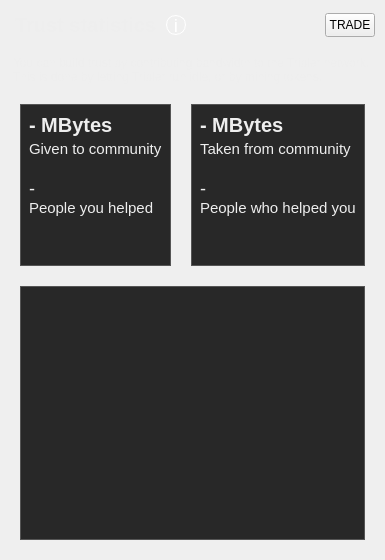
        <widget class="TrustPage" name="trust_page">
         <property name="styleSheet">
          <string notr="true">QLabel { color: #eee; }</string>
         </property>
         <layout class="QVBoxLayout" name="verticalLayout">
          <property name="spacing">
           <number>0</number>
          </property>
          <property name="leftMargin">
           <number>0</number>
          </property>
          <property name="topMargin">
           <number>0</number>
          </property>
          <property name="rightMargin">
           <number>0</number>
          </property>
          <property name="bottomMargin">
           <number>0</number>
          </property>
          <item>
           <widget class="QWidget" name="trust_statistics_header" native="true">
            <layout class="QHBoxLayout" name="horizontalLayout_13">
             <property name="spacing">
              <number>0</number>
             </property>
             <property name="leftMargin">
              <number>0</number>
             </property>
             <property name="topMargin">
              <number>0</number>
             </property>
             <property name="rightMargin">
              <number>0</number>
             </property>
             <property name="bottomMargin">
              <number>0</number>
             </property>
             <item>
              <widget class="QLabel" name="subscribed_channels_header_label">
               <property name="sizePolicy">
                <sizepolicy hsizetype="Preferred" vsizetype="Fixed">
                 <horstretch>0</horstretch>
                 <verstretch>0</verstretch>
                </sizepolicy>
               </property>
               <property name="minimumSize">
                <size>
                 <width>0</width>
                 <height>50</height>
                </size>
               </property>
               <property name="maximumSize">
                <size>
                 <width>16777215</width>
                 <height>50</height>
                </size>
               </property>
               <property name="styleSheet">
                <string notr="true">color: #eee;
                                            background-color: transparent;
                                            font-size: 20px;
                                            font-weight: bold;
                                            margin: 10px;
margin-right: 4px;
margin-top: 9px;</string>
               </property>
               <property name="text">
                <string>Trust statistics</string>
               </property>
              </widget>
             </item>
             <item>
              <widget class="QToolButton" name="trust_explain_button">
               <property name="minimumSize">
                <size>
                 <width>20</width>
                 <height>20</height>
                </size>
               </property>
               <property name="maximumSize">
                <size>
                 <width>20</width>
                 <height>20</height>
                </size>
               </property>
               <property name="font">
                <font>
                 <pointsize>14</pointsize>
                </font>
               </property>
               <property name="cursor">
                <cursorShape>PointingHandCursor</cursorShape>
               </property>
               <property name="styleSheet">
                <string notr="true">border: 1px solid white;
color: white;
border-radius: 10px;
</string>
               </property>
               <property name="text">
                <string>i</string>
               </property>
              </widget>
             </item>
             <item>
              <spacer name="horizontalSpacer_69">
               <property name="orientation">
                <enum>Qt::Horizontal</enum>
               </property>
               <property name="sizeType">
                <enum>QSizePolicy::Expanding</enum>
               </property>
               <property name="sizeHint" stdset="0">
                <size>
                 <width>10</width>
                 <height>20</height>
                </size>
               </property>
              </spacer>
             </item>
             <item>
              <widget class="EllipseButton" name="trade_button">
               <property name="minimumSize">
                <size>
                 <width>50</width>
                 <height>24</height>
                </size>
               </property>
               <property name="maximumSize">
                <size>
                 <width>50</width>
                 <height>24</height>
                </size>
               </property>
               <property name="cursor">
                <cursorShape>PointingHandCursor</cursorShape>
               </property>
               <property name="text">
                <string>TRADE</string>
               </property>
              </widget>
             </item>
             <item>
              <spacer name="horizontalSpacer_20">
               <property name="orientation">
                <enum>Qt::Horizontal</enum>
               </property>
               <property name="sizeType">
                <enum>QSizePolicy::Fixed</enum>
               </property>
               <property name="sizeHint" stdset="0">
                <size>
                 <width>10</width>
                 <height>20</height>
                </size>
               </property>
              </spacer>
             </item>
            </layout>
           </widget>
          </item>
          <item>
           <spacer name="verticalSpacer_16">
            <property name="orientation">
             <enum>Qt::Vertical</enum>
            </property>
            <property name="sizeType">
             <enum>QSizePolicy::Fixed</enum>
            </property>
            <property name="sizeHint" stdset="0">
             <size>
              <width>20</width>
              <height>6</height>
             </size>
            </property>
           </spacer>
          </item>
          <item>
           <widget class="QLabel" name="trust_explanation_label">
            <property name="styleSheet">
             <string notr="true">padding-left: 10px; padding-right: 10px;</string>
            </property>
            <property name="text">
             <string>You can build trust by contributing bandwidth to the Tribler network. This is done by letting Tribler run idle, or by mining tokens.</string>
            </property>
            <property name="wordWrap">
             <bool>true</bool>
            </property>
           </widget>
          </item>
          <item>
           <widget class="QWidget" name="trust_top_container" native="true">
            <property name="sizePolicy">
             <sizepolicy hsizetype="Preferred" vsizetype="Expanding">
              <horstretch>0</horstretch>
              <verstretch>0</verstretch>
             </sizepolicy>
            </property>
            <property name="styleSheet">
             <string notr="true"/>
            </property>
            <layout class="QHBoxLayout" name="horizontalLayout_39">
             <property name="spacing">
              <number>20</number>
             </property>
             <property name="leftMargin">
              <number>20</number>
             </property>
             <property name="topMargin">
              <number>20</number>
             </property>
             <property name="rightMargin">
              <number>20</number>
             </property>
             <property name="bottomMargin">
              <number>20</number>
             </property>
             <item>
              <widget class="QWidget" name="trust_general_stats_box" native="true">
               <property name="styleSheet">
                <string notr="true">QWidget { 
background-color: #282828; border: 1px solid #555;
}
QLabel {
border: none;
}</string>
               </property>
               <layout class="QVBoxLayout" name="verticalLayout_10">
                <property name="spacing">
                 <number>0</number>
                </property>
                <item>
                 <widget class="QLabel" name="trust_contribution_amount_label">
                  <property name="styleSheet">
                   <string notr="true">font-size: 20px; font-weight: bold;</string>
                  </property>
                  <property name="text">
                   <string>- MBytes</string>
                  </property>
                 </widget>
                </item>
                <item>
                 <spacer name="verticalSpacer_19">
                  <property name="orientation">
                   <enum>Qt::Vertical</enum>
                  </property>
                  <property name="sizeType">
                   <enum>QSizePolicy::Minimum</enum>
                  </property>
                  <property name="sizeHint" stdset="0">
                   <size>
                    <width>20</width>
                    <height>3</height>
                   </size>
                  </property>
                 </spacer>
                </item>
                <item>
                 <widget class="QLabel" name="label_48">
                  <property name="styleSheet">
                   <string notr="true">font-size: 15px;</string>
                  </property>
                  <property name="text">
                   <string>Given to community</string>
                  </property>
                 </widget>
                </item>
                <item>
                 <spacer name="verticalSpacer_18">
                  <property name="orientation">
                   <enum>Qt::Vertical</enum>
                  </property>
                  <property name="sizeType">
                   <enum>QSizePolicy::Minimum</enum>
                  </property>
                  <property name="sizeHint" stdset="0">
                   <size>
                    <width>20</width>
                    <height>20</height>
                   </size>
                  </property>
                 </spacer>
                </item>
                <item>
                 <widget class="QLabel" name="trust_people_helped_label">
                  <property name="styleSheet">
                   <string notr="true">font-size: 18px;</string>
                  </property>
                  <property name="text">
                   <string>-</string>
                  </property>
                 </widget>
                </item>
                <item>
                 <widget class="QLabel" name="label_49">
                  <property name="styleSheet">
                   <string notr="true">font-size: 15px;</string>
                  </property>
                  <property name="text">
                   <string>People you helped</string>
                  </property>
                 </widget>
                </item>
                <item>
                 <spacer name="verticalSpacer_15">
                  <property name="orientation">
                   <enum>Qt::Vertical</enum>
                  </property>
                  <property name="sizeHint" stdset="0">
                   <size>
                    <width>20</width>
                    <height>40</height>
                   </size>
                  </property>
                 </spacer>
                </item>
               </layout>
              </widget>
             </item>
             <item>
              <widget class="QWidget" name="trust_interactions_stats_box" native="true">
               <property name="styleSheet">
                <string notr="true">QWidget { 
background-color: #282828; border: 1px solid #555;
}
QLabel {
border: none;
}</string>
               </property>
               <layout class="QVBoxLayout" name="verticalLayout_12">
                <property name="spacing">
                 <number>0</number>
                </property>
                <item>
                 <widget class="QLabel" name="trust_consumption_amount_label">
                  <property name="styleSheet">
                   <string notr="true">font-size: 20px; font-weight: bold;</string>
                  </property>
                  <property name="text">
                   <string>- MBytes</string>
                  </property>
                 </widget>
                </item>
                <item>
                 <spacer name="verticalSpacer_21">
                  <property name="orientation">
                   <enum>Qt::Vertical</enum>
                  </property>
                  <property name="sizeType">
                   <enum>QSizePolicy::Fixed</enum>
                  </property>
                  <property name="sizeHint" stdset="0">
                   <size>
                    <width>20</width>
                    <height>3</height>
                   </size>
                  </property>
                 </spacer>
                </item>
                <item>
                 <widget class="QLabel" name="label_50">
                  <property name="styleSheet">
                   <string notr="true">font-size: 15px;</string>
                  </property>
                  <property name="text">
                   <string>Taken from community</string>
                  </property>
                 </widget>
                </item>
                <item>
                 <spacer name="verticalSpacer_20">
                  <property name="orientation">
                   <enum>Qt::Vertical</enum>
                  </property>
                  <property name="sizeType">
                   <enum>QSizePolicy::Fixed</enum>
                  </property>
                  <property name="sizeHint" stdset="0">
                   <size>
                    <width>20</width>
                    <height>20</height>
                   </size>
                  </property>
                 </spacer>
                </item>
                <item>
                 <widget class="QLabel" name="trust_people_helped_you_label">
                  <property name="styleSheet">
                   <string notr="true">font-size: 18px;</string>
                  </property>
                  <property name="text">
                   <string>-</string>
                  </property>
                 </widget>
                </item>
                <item>
                 <widget class="QLabel" name="label_52">
                  <property name="styleSheet">
                   <string notr="true">font-size: 15px;</string>
                  </property>
                  <property name="text">
                   <string>People who helped you</string>
                  </property>
                 </widget>
                </item>
                <item>
                 <spacer name="verticalSpacer_17">
                  <property name="orientation">
                   <enum>Qt::Vertical</enum>
                  </property>
                  <property name="sizeHint" stdset="0">
                   <size>
                    <width>20</width>
                    <height>40</height>
                   </size>
                  </property>
                 </spacer>
                </item>
               </layout>
              </widget>
             </item>
            </layout>
           </widget>
          </item>
          <item>
           <widget class="QWidget" name="widget_24" native="true">
            <property name="sizePolicy">
             <sizepolicy hsizetype="Preferred" vsizetype="Expanding">
              <horstretch>0</horstretch>
              <verstretch>0</verstretch>
             </sizepolicy>
            </property>
            <property name="styleSheet">
             <string notr="true"/>
            </property>
            <layout class="QHBoxLayout" name="horizontalLayout_37">
             <property name="spacing">
              <number>20</number>
             </property>
             <property name="leftMargin">
              <number>20</number>
             </property>
             <property name="topMargin">
              <number>0</number>
             </property>
             <property name="rightMargin">
              <number>20</number>
             </property>
             <property name="bottomMargin">
              <number>20</number>
             </property>
             <item>
              <widget class="QWidget" name="widget_10" native="true">
               <property name="styleSheet">
                <string notr="true">background-color: #282828; border: 1px solid #555;</string>
               </property>
               <layout class="QVBoxLayout" name="verticalLayout_13">
                <property name="spacing">
                 <number>0</number>
                </property>
                <property name="leftMargin">
                 <number>2</number>
                </property>
                <property name="topMargin">
                 <number>2</number>
                </property>
                <property name="rightMargin">
                 <number>2</number>
                </property>
                <property name="bottomMargin">
                 <number>2</number>
                </property>
                <item>
                 <widget class="QWidget" name="plot_widget" native="true">
                  <property name="minimumSize">
                   <size>
                    <width>0</width>
                    <height>250</height>
                   </size>
                  </property>
                  <property name="baseSize">
                   <size>
                    <width>0</width>
                    <height>250</height>
                   </size>
                  </property>
                  <property name="styleSheet">
                   <string notr="true">border: none;</string>
                  </property>
                  <layout class="QVBoxLayout" name="verticalLayout_14">
                   <property name="leftMargin">
                    <number>0</number>
                   </property>
                   <property name="topMargin">
                    <number>0</number>
                   </property>
                   <property name="rightMargin">
                    <number>0</number>
                   </property>
                   <property name="bottomMargin">
                    <number>0</number>
                   </property>
                  </layout>
                 </widget>
                </item>
               </layout>
              </widget>
             </item>
            </layout>
           </widget>
          </item>
         </layout>
        </widget>
